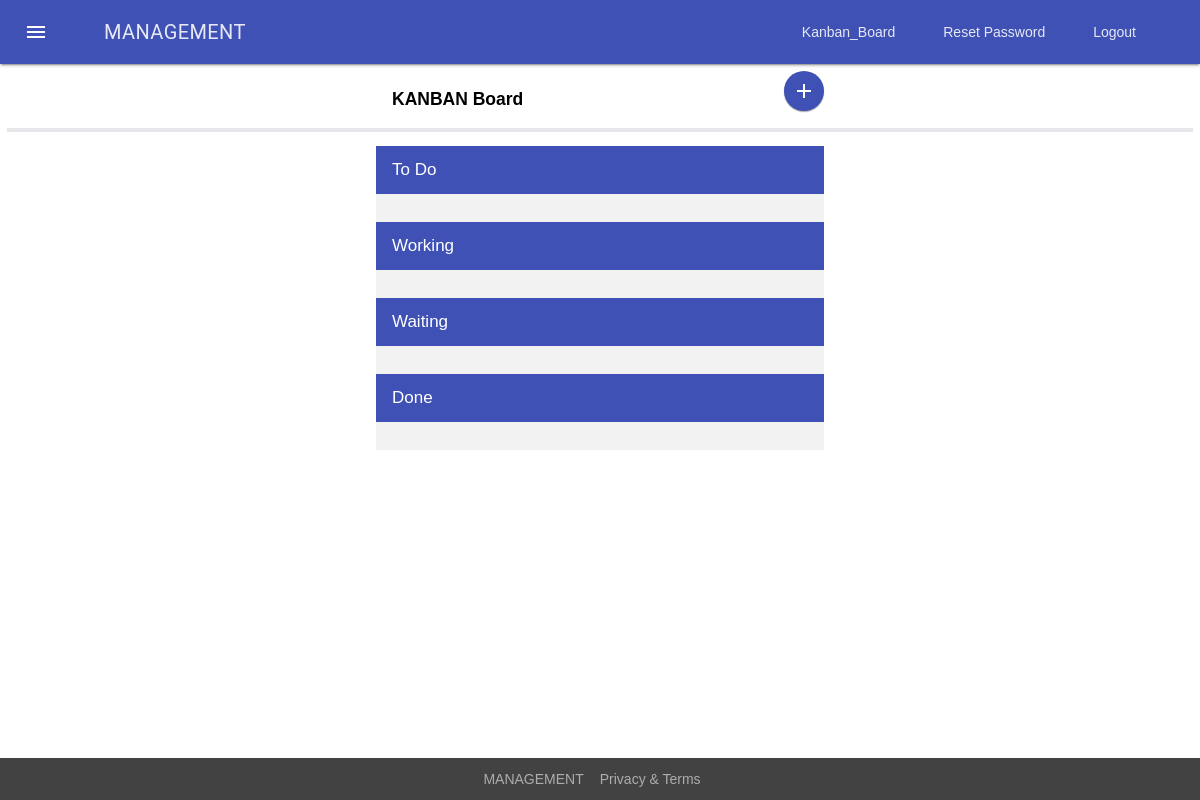
/management/kanban_board/, run on an earlier commit of the app's database.
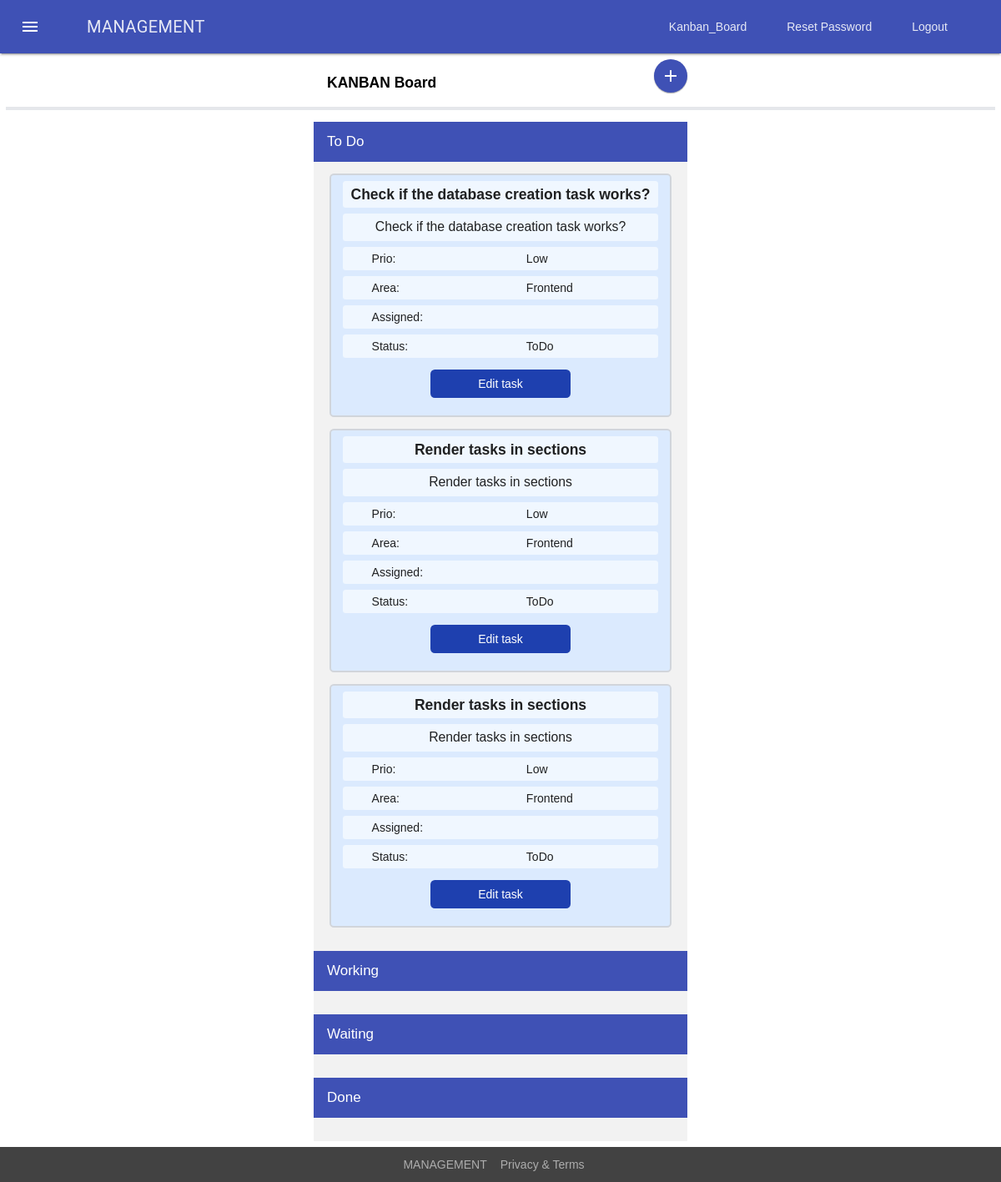
And on a later commit of the database.
### apps/kanban_board/models.py (models this page shows, shortened)
class Task(models.Model):
    title = models.CharField(max_length=200, default="No Title")
    description = models.CharField(max_length=400, default="No description")
    prio = models.CharField(max_length=20, choices=PRIO_CHOICES, default='Low')
    member_type = models.CharField(max_length=20, choices=MEMBER_TYPE_CHOICES, default='Frontend')
    assigned = models.ForeignKey(User, on_delete=models.PROTECT)
    status=models.CharField(max_length=20, choices=STATUS_CHOICES, default='ToDo')
    created_at = models.DateTimeField('date created')
    updated_at = models.DateTimeField('date updated')

### apps/kanban_board/views.py (the view)
# urls.py: path('', views.index_kanban_board, name='index_kanban_board'),
def index_kanban_board(request):
    if request.method == 'GET':
        toDo = Task.objects.filter(status="ToDo")
        working = Task.objects.filter(status="Working")
        waiting = Task.objects.filter(status="Waiting")
        done = Task.objects.filter(status="Done")
        print('PRINTING FOR SEE toDo',toDo)
        print('PRINTING FOR SEE working',working)
        print('PRINTING FOR SEE waiting',waiting)
        print('PRINTING FOR SEE done',done)
        userList = User.objects.all()
        return render(request, 'kanban_board/kanban_board_template.html', {'users': userList, 'toDos':toDo, 'workings':working, 'waitings':waiting, 'dones':done})
    return render(request, 'kanban_board/kanban_board_template.html',{'WERT1':'NO VALUE REQUEST'})

### templates/kanban_board/kanban_board_template.html (shortened to what this page needs)
{% extends "base/base_template.html" %} {% block content %} {% load static %}
<link rel="stylesheet" href="{% static 'css/kanban_board_css/kanban_board.css' %}" />
<div class="flex justify-center border-b-4 mb-4">
   <div class="w-full sm:max-w-lg flex justify-evenly">
      <div class="mdl-card__title mdl-card--expand">
         <div class="mdl-card--border text-xl font-semibold">KANBAN Board</div>
      </div>
      <form method="post" action="add-task/">
         <button type="submit" class="mdl-button mdl-js-button mdl-button--fab mdl-button--mini-fab mdl-button--primary" id="tt3">
            <i class="material-icons">add</i>
         </button>
      </form>
   </div>
</div>
<div class="flex justify-center">
   <div class="w-full sm:max-w-lg h-5/6">
      <div class="topnav flex flex-col items-center">
         <a href="javascript:void(0);" onclick="myFunction('to_do')" class="active w-full">To Do</a>
         <div id="to_do" class="w-full flex-col items-center py-2" style="display: flex">
            {% for todo in toDos %}
            <div class="border-2 border-gray-300 bg-blue-100 w-11/12 rounded-md my-2">
               <form action="" method="post" class="w-full px-4">
                  <div class="flex w-full items-center my-2 border-solid disable-input-user">
                     <label class="w-full text-center font-semibold text-xl" id="todoTitleHidden_{{ todo.id }}" for="todoTitle">{{ todo.title }}</label>
                  </div>
                  <div class="flex w-full items-center my-2 border-solid disable-input-user">
                     <label class="w-full text-center text-lg" id="todoDescriptionHidden_{{ todo.id }}" for="todoDescription">{{ todo.description }}</label>
                  </div>
                  <div class="flex w-full items-center my-2 border-solid disable-input-user">
                     <label class="w-5/12 text-left" for="prio">Prio:</label>
                     <label class="w-5/12 text-left" id="todoPrioHidden_{{ todo.id }}" for="prio">{{ todo.prio }}</label>
                  </div>
                  <div class="flex w-full items-center my-2 border-solid disable-input-user">
                     <label class="w-5/12 text-left" for="memberType">Area:</label>
                     <label class="w-5/12 text-left" id="todoAreaHidden_{{ todo.id }}" for="memberType">{{ todo.member_type }}</label>
                  </div>
                  <div class="flex w-full items-center my-2 border-solid disable-input-user">
                     <label class="w-5/12 text-left" for="prio">Assigned:</label>
                  </div>
                  <div class="flex w-full items-center my-2 border-solid disable-input-user">
                     <label class="w-5/12 text-left" for="status">Status:</label>
                     <label class="w-5/12 text-left" id="todoStatusHidden_{{ todo.id }}" for="status">{{ todo.status }}</label>
                  </div>
                  <div class="flex justify-evenly w-full my-2">
                     <div class="w-48 text-white text-center px-4 py-2 my-2 bg-blue-800 rounded-md hover:cursor-pointer hover:bg-opacity-50">Edit task</div>
                  </div>
               </form>
            </div>
            {% endfor %}
         </div>
      </div>
      <div class="topnav">
         <a href="javascript:void(0);" onclick="myFunction('working')" class="active">Working</a>
         <div id="working" class="w-full flex-col items-center py-2" style="display: flex">
         </div>
      </div>
      <div class="topnav">
         <a href="javascript:void(0);" onclick="myFunction('waiting')" class="active">Waiting</a>
         <div id="waiting" class="w-full flex-col items-center py-2" style="display: flex">
         </div>
      </div>
      <div class="topnav">
         <a href="javascript:void(0);" onclick="myFunction('done')" class="active">Done</a>
         <div id="waiting" class="w-full flex-col items-center py-2" style="display: flex">
            </div>
         </div>
      </div>
   </div>
   {% endblock %}

### templates/base/base_template.html (shortened to what this page needs)
{% load static %} {% load static tailwind_tags %} {% tailwind_css %}
<!DOCTYPE html>
<html lang="en">
<head>
   <link rel="stylesheet" href="{% static 'css/base_css/base.css' %}" />
   <link rel="stylesheet" href="{% static 'css/registered/registered.css' %}" />
   <link rel="stylesheet" href="{% static 'css/base_css/material.min.css' %}" />
</head>
<body>
   <div class="mdl-layout mdl-js-layout mdl-layout--fixed-header">
      <header class="mdl-layout__header">
         <div class="mdl-layout__header-row">
            <a class="mdl-navigation__link mdl-layout-title" href="{% url 'home' %}">MANAGEMENT</a>
            <nav class="mdl-navigation mdl-layout--large-screen-only">
               <a class="mdl-navigation__link" href="{% url 'index_kanban_board' %}">Kanban_Board</a>
               <a class="mdl-navigation__link" href="{% url 'password_reset' %}">Reset Password</a>
               <a class="mdl-navigation__link" href="{% url 'logout' %}">Logout</a>
            </nav>
         </div>
      </header>
      <main class="mdl-layout__content p-2 scoll-main">{% block content %}{% endblock %}</main>
      <footer>
         <ul class="mdl-mini-footer__link-list center-elements">
            <li><a href="#">MANAGEMENT</a></li>
            <li><a href="#">Privacy & Terms</a></li>
         </ul>
      </footer>
   </div>
</body>
</html>

### static/css/base_css/base.css (style rules this page uses)
body { padding: 0; margin: 0; }
.scoll-main { -ms-overflow-style: none !important; scrollbar-width: none !important; }
footer { padding: 0.5rem !important; color: #adadad; background-color: #424242; display: flex; flex-direction: column; justify-content: center; align-items: center; height: 3rem; }
.center-elements { display: flex; justify-content: center; align-items: center; }
.flex { display: flex; }
.flex-col { flex-direction: column; }
.material-icons { font-family: 'Material Icons'; font-weight: normal; font-style: normal; font-size: 24px; line-height: 1; letter-spacing: normal; text-transform: none; display: inline-block; white-space: nowrap; word-wrap: normal; direction: ltr; -webkit-font-feature-settings: 'liga'; -webkit-font-smoothing: antialiased; }

### static/css/kanban_board_css/kanban_board.css (style rules this page uses)
.disable-input-user { background-color: #f0f7ff; border-radius: 0.25rem; resize: none; -ms-overflow-style: none !important; scrollbar-width: none !important; padding: 4px; border-color: transparent; }
.topnav { overflow: hidden; background-color: rgba(0, 0, 0, 0.05); position: relative; padding-bottom: 1rem; }
.topnav a { color: white; padding: 14px 16px; text-decoration: none; font-size: 17px; display: block; }
.active { background-color: #3F51B5; color: white; }

What changed in the data, as far as the page shows it:
now on this page (row edited): Task: title "Check if the database creation task works?", description "Check if the database creation task works?", prio "Low", member_type "Frontend", status "ToDo"
now on this page (row edited): Task: title "Render tasks in sections", description "Render tasks in sections", prio "Low", member_type "Frontend", status "ToDo"
added Task: title "Render tasks in sections", description "Render tasks in sections", prio "Low", member_type "Frontend", status "ToDo"
